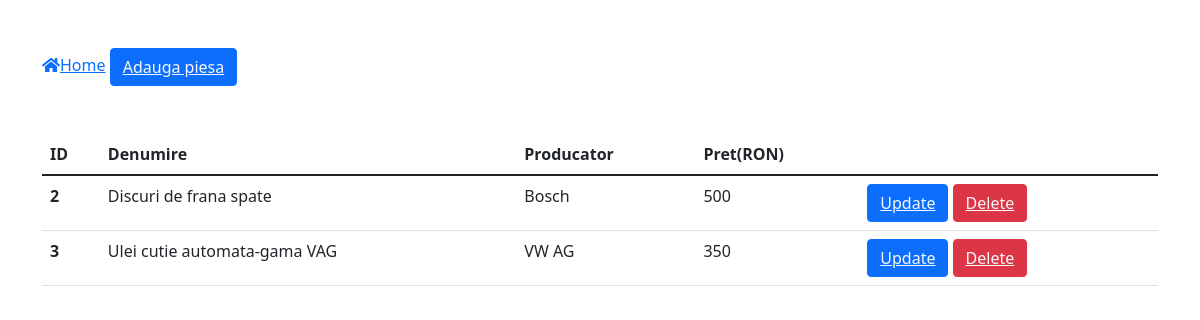
Screenshot of /piese.php with the database file from the repository.
### tables this page shows
CREATE TABLE `piese` (
  `id` int(11) NOT NULL,
  `denumire` varchar(65) NOT NULL,
  `producator` varchar(65) NOT NULL,
  `pret` float NOT NULL
);

### piese.php (the view, shortened to what this page needs)
<?php
include 'connect.php';
?>
<!DOCTYPE html>
<html lang="en">
<head>
    <link rel="stylesheet" href="https://cdn.jsdelivr.net/npm/bootstrap@5.1.3/dist/css/bootstrap.min.css">
    <link rel="stylesheet" href="https://use.fontawesome.com/releases/v5.7.1/css/all.css">
</head>
<body>
<div class="container">
<a href="home.php"><i class="fas fa-home"></i>Home</a>
<button class="btn btn-primary my-5"><a href="addpiese.php"
class="text-light">Adauga piesa</a>
</button>
<table class="table table-hover">
<thead>
    <tr>
      <th scope="col">ID</th>
      <th scope="col">Denumire</th>
      <th scope="col">Producator</th>
      <th scope="col">Pret(RON)</th>
    </tr>
  </thead>
  <tbody>
  <?php
$sql="select * from `piese` ";
$result=mysqli_query($con,$sql);
if($result){
  while($row=mysqli_fetch_assoc($result)){
    $id=$row['id'];
    $denumire=$row['denumire'];
    $producator=$row['producator'];
    $pret=$row['pret'];
    echo ' <tr>
    <th scope="row">'.$id.'</th>
    <td>'.$denumire.'</td>
    <td>'.$producator.'</td>
    <td>'.$pret.'</td>
    <td>
    <button class="btn btn-primary"><a href="updatepiese.php?updateid='.$id.' "class="text-light">Update</a></button>
    <button class="btn btn-danger"><a href="deletepiese.php?deleteid='.$id.' "class="text-light">Delete</a></button>
   </td>
 </tr>';
  }
}
?>
  </tbody>
</table>
</div>
</body>
</html>

### rows the page displays
piese: id "2", denumire "Discuri de frana spate", producator "Bosch", pret "500"
piese: id "3", denumire "Ulei cutie automata-gama VAG", producator "VW AG", pret "350"
